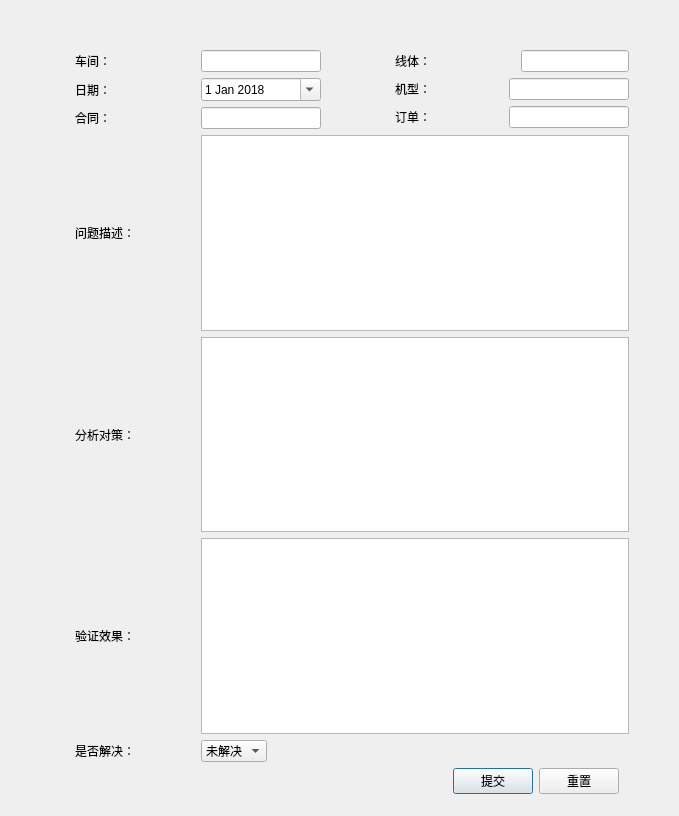
<?xml version="1.0" encoding="UTF-8"?>
<ui version="4.0">
 <class>AddTask</class>
 <widget class="QDialog" name="AddTask">
  <property name="geometry">
   <rect>
    <x>0</x>
    <y>0</y>
    <width>679</width>
    <height>816</height>
   </rect>
  </property>
  <property name="windowTitle">
   <string>Dialog</string>
  </property>
  <widget class="QWidget" name="layoutWidget">
   <property name="geometry">
    <rect>
     <x>60</x>
     <y>50</y>
     <width>584</width>
     <height>752</height>
    </rect>
   </property>
   <layout class="QVBoxLayout" name="widgetMain">
    <property name="leftMargin">
     <number>15</number>
    </property>
    <property name="rightMargin">
     <number>15</number>
    </property>
    <property name="bottomMargin">
     <number>8</number>
    </property>
    <item>
     <layout class="QHBoxLayout" name="horizontalLayout_6">
      <property name="leftMargin">
       <number>0</number>
      </property>
      <property name="rightMargin">
       <number>0</number>
      </property>
      <item>
       <layout class="QVBoxLayout" name="verticalLayout_2">
        <item>
         <layout class="QHBoxLayout" name="horizontalLayout_2">
          <item>
           <widget class="QLabel" name="label">
            <property name="minimumSize">
             <size>
              <width>120</width>
              <height>0</height>
             </size>
            </property>
            <property name="text">
             <string>车间：</string>
            </property>
           </widget>
          </item>
          <item>
           <widget class="QLineEdit" name="LE_Department">
            <property name="minimumSize">
             <size>
              <width>120</width>
              <height>0</height>
             </size>
            </property>
            <property name="maximumSize">
             <size>
              <width>120</width>
              <height>16777215</height>
             </size>
            </property>
            <property name="readOnly">
             <bool>true</bool>
            </property>
           </widget>
          </item>
         </layout>
        </item>
        <item>
         <layout class="QHBoxLayout" name="horizontalLayout_4">
          <item>
           <widget class="QLabel" name="label_3">
            <property name="text">
             <string>日期：</string>
            </property>
           </widget>
          </item>
          <item>
           <widget class="QDateEdit" name="DE_problemDate">
            <property name="minimumSize">
             <size>
              <width>120</width>
              <height>0</height>
             </size>
            </property>
            <property name="calendarPopup">
             <bool>true</bool>
            </property>
            <property name="date">
             <date>
              <year>2018</year>
              <month>1</month>
              <day>1</day>
             </date>
            </property>
           </widget>
          </item>
         </layout>
        </item>
        <item>
         <layout class="QHBoxLayout" name="horizontalLayout_5">
          <item>
           <widget class="QLabel" name="label_4">
            <property name="text">
             <string>合同：</string>
            </property>
           </widget>
          </item>
          <item>
           <widget class="QLineEdit" name="LE_CN">
            <property name="maximumSize">
             <size>
              <width>120</width>
              <height>16777215</height>
             </size>
            </property>
            <property name="text">
             <string/>
            </property>
           </widget>
          </item>
         </layout>
        </item>
       </layout>
      </item>
      <item>
       <spacer name="horizontalSpacer_2">
        <property name="orientation">
         <enum>Qt::Horizontal</enum>
        </property>
        <property name="sizeHint" stdset="0">
         <size>
          <width>40</width>
          <height>50</height>
         </size>
        </property>
       </spacer>
      </item>
      <item>
       <layout class="QVBoxLayout" name="verticalLayout">
        <item>
         <layout class="QHBoxLayout" name="horizontalLayout_3">
          <item>
           <widget class="QLabel" name="label_2">
            <property name="minimumSize">
             <size>
              <width>120</width>
              <height>0</height>
             </size>
            </property>
            <property name="text">
             <string>线体：</string>
            </property>
           </widget>
          </item>
          <item>
           <widget class="QLineEdit" name="LE_ProductLine">
            <property name="maximumSize">
             <size>
              <width>120</width>
              <height>16777215</height>
             </size>
            </property>
            <property name="readOnly">
             <bool>true</bool>
            </property>
           </widget>
          </item>
         </layout>
        </item>
        <item>
         <layout class="QHBoxLayout" name="horizontalLayout_12">
          <item>
           <widget class="QLabel" name="label_13">
            <property name="maximumSize">
             <size>
              <width>120</width>
              <height>16777215</height>
             </size>
            </property>
            <property name="text">
             <string>机型：</string>
            </property>
           </widget>
          </item>
          <item>
           <widget class="QLineEdit" name="LE_productionCode">
            <property name="minimumSize">
             <size>
              <width>120</width>
              <height>0</height>
             </size>
            </property>
            <property name="maximumSize">
             <size>
              <width>120</width>
              <height>16777215</height>
             </size>
            </property>
           </widget>
          </item>
         </layout>
        </item>
        <item>
         <layout class="QHBoxLayout" name="horizontalLayout_8">
          <item>
           <widget class="QLabel" name="label_9">
            <property name="text">
             <string>订单：</string>
            </property>
           </widget>
          </item>
          <item>
           <widget class="QLineEdit" name="LE_PN">
            <property name="maximumSize">
             <size>
              <width>120</width>
              <height>16777215</height>
             </size>
            </property>
           </widget>
          </item>
         </layout>
        </item>
       </layout>
      </item>
     </layout>
    </item>
    <item>
     <layout class="QHBoxLayout" name="horizontalLayout_11">
      <property name="leftMargin">
       <number>0</number>
      </property>
      <property name="rightMargin">
       <number>0</number>
      </property>
      <item>
       <widget class="QLabel" name="label_10">
        <property name="minimumSize">
         <size>
          <width>120</width>
          <height>0</height>
         </size>
        </property>
        <property name="maximumSize">
         <size>
          <width>120</width>
          <height>16777215</height>
         </size>
        </property>
        <property name="text">
         <string>问题描述：</string>
        </property>
       </widget>
      </item>
      <item>
       <widget class="QTextEdit" name="TE_problemDetail"/>
      </item>
     </layout>
    </item>
    <item>
     <layout class="QHBoxLayout" name="horizontalLayout_14">
      <property name="leftMargin">
       <number>0</number>
      </property>
      <property name="rightMargin">
       <number>0</number>
      </property>
      <item>
       <widget class="QLabel" name="label_11">
        <property name="minimumSize">
         <size>
          <width>120</width>
          <height>0</height>
         </size>
        </property>
        <property name="maximumSize">
         <size>
          <width>120</width>
          <height>16777215</height>
         </size>
        </property>
        <property name="text">
         <string>分析对策：</string>
        </property>
       </widget>
      </item>
      <item>
       <widget class="QTextEdit" name="TE_solutionDetail"/>
      </item>
     </layout>
    </item>
    <item>
     <layout class="QHBoxLayout" name="horizontalLayout_16">
      <property name="leftMargin">
       <number>0</number>
      </property>
      <property name="rightMargin">
       <number>0</number>
      </property>
      <item>
       <widget class="QLabel" name="label_14">
        <property name="minimumSize">
         <size>
          <width>120</width>
          <height>0</height>
         </size>
        </property>
        <property name="maximumSize">
         <size>
          <width>120</width>
          <height>16777215</height>
         </size>
        </property>
        <property name="text">
         <string>验证效果：</string>
        </property>
       </widget>
      </item>
      <item>
       <widget class="QTextEdit" name="TE_verificationDetail"/>
      </item>
     </layout>
    </item>
    <item>
     <layout class="QHBoxLayout" name="horizontalLayout_15">
      <property name="leftMargin">
       <number>0</number>
      </property>
      <property name="rightMargin">
       <number>0</number>
      </property>
      <item>
       <widget class="QLabel" name="label_12">
        <property name="minimumSize">
         <size>
          <width>120</width>
          <height>0</height>
         </size>
        </property>
        <property name="maximumSize">
         <size>
          <width>120</width>
          <height>16777215</height>
         </size>
        </property>
        <property name="text">
         <string>是否解决：</string>
        </property>
       </widget>
      </item>
      <item>
       <widget class="QComboBox" name="ComB_problemStutas">
        <item>
         <property name="text">
          <string>未解决</string>
         </property>
        </item>
        <item>
         <property name="text">
          <string>已解决</string>
         </property>
        </item>
       </widget>
      </item>
      <item>
       <spacer name="horizontalSpacer">
        <property name="orientation">
         <enum>Qt::Horizontal</enum>
        </property>
        <property name="sizeHint" stdset="0">
         <size>
          <width>40</width>
          <height>20</height>
         </size>
        </property>
       </spacer>
      </item>
     </layout>
    </item>
    <item>
     <layout class="QHBoxLayout" name="horizontalLayout_OK">
      <property name="leftMargin">
       <number>10</number>
      </property>
      <item>
       <spacer name="horizontalSpacer_3">
        <property name="orientation">
         <enum>Qt::Horizontal</enum>
        </property>
        <property name="sizeHint" stdset="0">
         <size>
          <width>40</width>
          <height>20</height>
         </size>
        </property>
       </spacer>
      </item>
      <item>
       <layout class="QHBoxLayout" name="horizontalLayout_13">
        <property name="rightMargin">
         <number>10</number>
        </property>
        <item>
         <widget class="QPushButton" name="Btn_Submit">
          <property name="text">
           <string>提交</string>
          </property>
         </widget>
        </item>
        <item>
         <widget class="QPushButton" name="Btn_Reset">
          <property name="text">
           <string>重置</string>
          </property>
         </widget>
        </item>
       </layout>
      </item>
     </layout>
    </item>
   </layout>
  </widget>
 </widget>
 <resources/>
 <connections/>
</ui>
